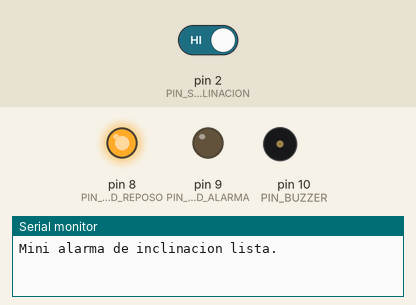
Simulated run of this sketch. Board: Arduino Uno, built with avr-gcc and run on an emulated ATmega328P. On the bench: output pins drawn as LEDs (lit = HIGH), buzzer (waves = sounding, pin HIGH), the last lines printed to the serial monitor. Dashed ring = blinking. The test bench sets the inputs (shaded band); at power-on: pin 2 (PIN_SENSOR_INCLINACION) HIGH.

Above: at 1.2 s.
1.3 s: pin 2 (PIN_SENSOR_INCLINACION) driven LOW
At 1.45 s:
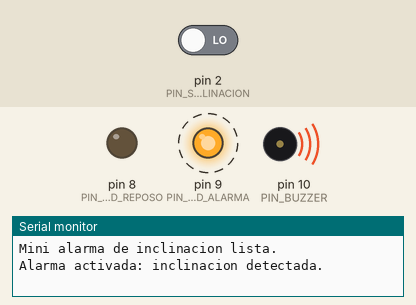
4.3 s: pin 2 (PIN_SENSOR_INCLINACION) driven HIGH
At 4.3 s:
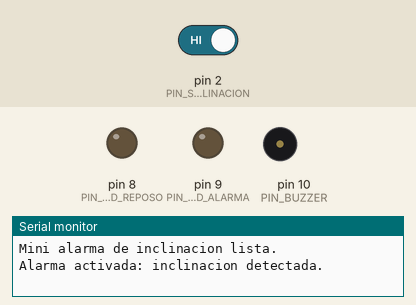
At 5.7 s:
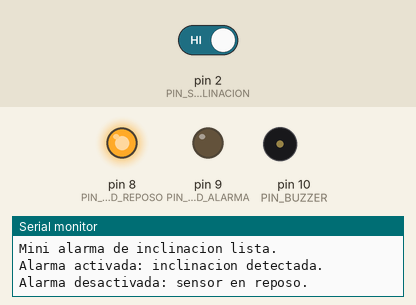
Timing chart, 0 to 7.3 s (numbered marks = the images above; inputs shaded):
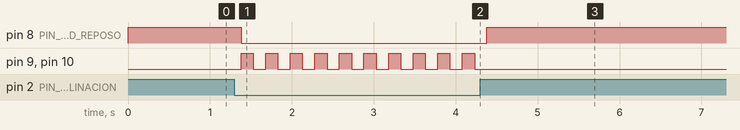

Measured:
- after the input at 1.3 s, pin 8 (PIN_LED_REPOSO): HIGH → LOW after 0.08 s; pin 9 (PIN_LED_ALARMA), pin 10 (PIN_BUZZER): alternates HIGH for 0.15 s and LOW for 0.15 s, starting after 0.08 s
- after the input at 4.3 s, pin 8 (PIN_LED_REPOSO): LOW → HIGH after 0.08 s; pin 9 (PIN_LED_ALARMA), pin 10 (PIN_BUZZER): stops changing and stays LOW

The sketch:

mini_alarma_inclinacion.ino
```cpp
/*
  Mini alarma de inclinacion para Arduino UNO R4 WiFi.

  Conexiones sugeridas:
  - SW-520D: una pata a D2 y la otra a GND.
  - LED verde: anodo a D8 con resistencia, catodo a GND.
  - LED rojo: anodo a D9 con resistencia, catodo a GND.
  - Buzzer activo: positivo a D10, negativo a GND.
*/

const byte PIN_SENSOR_INCLINACION = 2;
const byte PIN_LED_REPOSO = 8;
const byte PIN_LED_ALARMA = 9;
const byte PIN_BUZZER = 10;

const unsigned long TIEMPO_ESTABLE_MS = 80;
const unsigned long PARPADEO_ALARMA_MS = 150;

bool lecturaAnterior = HIGH;
bool sensorEstable = HIGH;
bool alarmaActiva = false;
bool salidaAlarmaEncendida = false;

unsigned long ultimoCambioLecturaMs = 0;
unsigned long ultimoParpadeoMs = 0;

void setup() {
  pinMode(PIN_SENSOR_INCLINACION, INPUT_PULLUP);
  pinMode(PIN_LED_REPOSO, OUTPUT);
  pinMode(PIN_LED_ALARMA, OUTPUT);
  pinMode(PIN_BUZZER, OUTPUT);

  digitalWrite(PIN_LED_REPOSO, HIGH);
  digitalWrite(PIN_LED_ALARMA, LOW);
  digitalWrite(PIN_BUZZER, LOW);

  Serial.begin(9600);
  Serial.println("Mini alarma de inclinacion lista.");
}

void loop() {
  actualizarSensorEstable();
  actualizarEstadoAlarma();
  actualizarSalidas();
}

void actualizarSensorEstable() {
  bool lecturaActual = digitalRead(PIN_SENSOR_INCLINACION);
  unsigned long ahoraMs = millis();

  if (lecturaActual != lecturaAnterior) {
    lecturaAnterior = lecturaActual;
    ultimoCambioLecturaMs = ahoraMs;
  }

  if ((ahoraMs - ultimoCambioLecturaMs) >= TIEMPO_ESTABLE_MS &&
      sensorEstable != lecturaActual) {
    sensorEstable = lecturaActual;
  }
}

void actualizarEstadoAlarma() {
  bool nuevaAlarmaActiva = (sensorEstable == LOW);

  if (nuevaAlarmaActiva != alarmaActiva) {
    alarmaActiva = nuevaAlarmaActiva;
    salidaAlarmaEncendida = false;
    ultimoParpadeoMs = 0;

    if (alarmaActiva) {
      Serial.println("Alarma activada: inclinacion detectada.");
    } else {
      Serial.println("Alarma desactivada: sensor en reposo.");
    }
  }
}

void actualizarSalidas() {
  if (!alarmaActiva) {
    digitalWrite(PIN_LED_REPOSO, HIGH);
    digitalWrite(PIN_LED_ALARMA, LOW);
    digitalWrite(PIN_BUZZER, LOW);
    return;
  }

  digitalWrite(PIN_LED_REPOSO, LOW);

  unsigned long ahoraMs = millis();
  if ((ahoraMs - ultimoParpadeoMs) >= PARPADEO_ALARMA_MS) {
    ultimoParpadeoMs = ahoraMs;
    salidaAlarmaEncendida = !salidaAlarmaEncendida;
    digitalWrite(PIN_LED_ALARMA, salidaAlarmaEncendida ? HIGH : LOW);
    digitalWrite(PIN_BUZZER, salidaAlarmaEncendida ? HIGH : LOW);
  }
}
```
